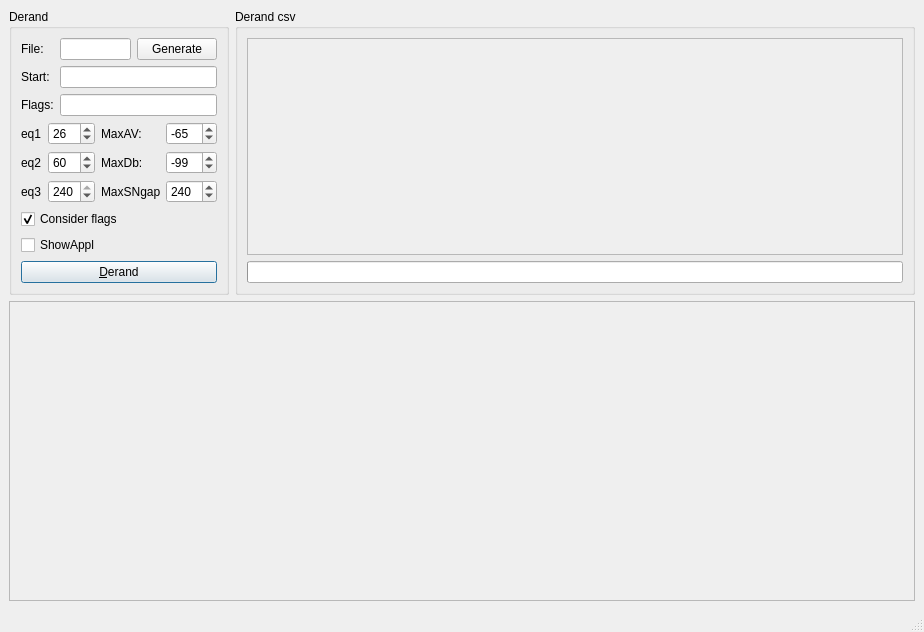
<?xml version="1.0" encoding="UTF-8"?>
<ui version="4.0">
 <class>MainWindow</class>
 <widget class="QMainWindow" name="MainWindow">
  <property name="geometry">
   <rect>
    <x>0</x>
    <y>0</y>
    <width>924</width>
    <height>617</height>
   </rect>
  </property>
  <property name="sizePolicy">
   <sizepolicy hsizetype="Minimum" vsizetype="Minimum">
    <horstretch>0</horstretch>
    <verstretch>0</verstretch>
   </sizepolicy>
  </property>
  <property name="windowTitle">
   <string>MainWindow</string>
  </property>
  <widget class="QWidget" name="centralwidget">
   <layout class="QGridLayout" name="gridLayout_3">
    <item row="1" column="0" colspan="2">
     <widget class="QPlainTextEdit" name="Result">
      <property name="enabled">
       <bool>false</bool>
      </property>
      <property name="sizePolicy">
       <sizepolicy hsizetype="Expanding" vsizetype="Expanding">
        <horstretch>0</horstretch>
        <verstretch>0</verstretch>
       </sizepolicy>
      </property>
      <property name="minimumSize">
       <size>
        <width>0</width>
        <height>300</height>
       </size>
      </property>
      <property name="font">
       <font>
        <pointsize>14</pointsize>
       </font>
      </property>
      <property name="plainText">
       <string/>
      </property>
     </widget>
    </item>
    <item row="0" column="1">
     <widget class="QGroupBox" name="Derand_csv">
      <property name="sizePolicy">
       <sizepolicy hsizetype="Expanding" vsizetype="Expanding">
        <horstretch>0</horstretch>
        <verstretch>0</verstretch>
       </sizepolicy>
      </property>
      <property name="maximumSize">
       <size>
        <width>16777215</width>
        <height>400</height>
       </size>
      </property>
      <property name="title">
       <string>Derand csv</string>
      </property>
      <layout class="QGridLayout" name="gridLayout_2">
       <item row="0" column="0">
        <widget class="QPlainTextEdit" name="csvFile">
         <property name="enabled">
          <bool>false</bool>
         </property>
         <property name="font">
          <font>
           <pointsize>12</pointsize>
          </font>
         </property>
         <property name="plainText">
          <string/>
         </property>
        </widget>
       </item>
       <item row="1" column="0">
        <widget class="QProgressBar" name="progressBar">
         <property name="enabled">
          <bool>true</bool>
         </property>
         <property name="value">
          <number>0</number>
         </property>
         <property name="textVisible">
          <bool>false</bool>
         </property>
        </widget>
       </item>
      </layout>
     </widget>
    </item>
    <item row="0" column="0">
     <widget class="QGroupBox" name="Derand_Box">
      <property name="sizePolicy">
       <sizepolicy hsizetype="Expanding" vsizetype="Expanding">
        <horstretch>0</horstretch>
        <verstretch>0</verstretch>
       </sizepolicy>
      </property>
      <property name="minimumSize">
       <size>
        <width>220</width>
        <height>0</height>
       </size>
      </property>
      <property name="maximumSize">
       <size>
        <width>220</width>
        <height>400</height>
       </size>
      </property>
      <property name="title">
       <string>Derand</string>
      </property>
      <layout class="QVBoxLayout" name="verticalLayout">
       <item>
        <layout class="QHBoxLayout" name="horizontalLayout">
         <property name="spacing">
          <number>6</number>
         </property>
         <item>
          <widget class="QLabel" name="label_4">
           <property name="text">
            <string>File:   </string>
           </property>
          </widget>
         </item>
         <item>
          <widget class="QLineEdit" name="csvDir">
           <property name="text">
            <string/>
           </property>
          </widget>
         </item>
         <item>
          <widget class="QPushButton" name="Generate">
           <property name="focusPolicy">
            <enum>Qt::TabFocus</enum>
           </property>
           <property name="text">
            <string>Generate</string>
           </property>
           <property name="default">
            <bool>false</bool>
           </property>
           <property name="flat">
            <bool>false</bool>
           </property>
          </widget>
         </item>
        </layout>
       </item>
       <item>
        <layout class="QGridLayout" name="gridLayout">
         <item row="0" column="0">
          <widget class="QLabel" name="label_5">
           <property name="text">
            <string>Start:</string>
           </property>
          </widget>
         </item>
         <item row="0" column="1">
          <widget class="QLineEdit" name="start"/>
         </item>
         <item row="1" column="0">
          <widget class="QLabel" name="label_6">
           <property name="text">
            <string>Flags:</string>
           </property>
          </widget>
         </item>
         <item row="1" column="1">
          <widget class="QLineEdit" name="flg"/>
         </item>
        </layout>
       </item>
       <item>
        <layout class="QGridLayout" name="gridLayout_5">
         <item row="2" column="2">
          <widget class="QLabel" name="label_8">
           <property name="text">
            <string>MaxSNgap:</string>
           </property>
          </widget>
         </item>
         <item row="2" column="3">
          <widget class="QSpinBox" name="MaxSNgap">
           <property name="maximum">
            <number>500</number>
           </property>
           <property name="value">
            <number>240</number>
           </property>
          </widget>
         </item>
         <item row="0" column="0">
          <widget class="QLabel" name="label">
           <property name="text">
            <string>eq1</string>
           </property>
          </widget>
         </item>
         <item row="0" column="3">
          <widget class="QSpinBox" name="MaxAV">
           <property name="minimum">
            <number>-90</number>
           </property>
           <property name="maximum">
            <number>-1</number>
           </property>
           <property name="value">
            <number>-65</number>
           </property>
          </widget>
         </item>
         <item row="0" column="1">
          <widget class="QSpinBox" name="eq1">
           <property name="inputMethodHints">
            <set>Qt::ImhDigitsOnly</set>
           </property>
           <property name="maximum">
            <number>35</number>
           </property>
           <property name="singleStep">
            <number>1</number>
           </property>
           <property name="value">
            <number>26</number>
           </property>
          </widget>
         </item>
         <item row="0" column="2">
          <widget class="QLabel" name="label_7">
           <property name="text">
            <string>MaxAV:</string>
           </property>
          </widget>
         </item>
         <item row="1" column="0">
          <widget class="QLabel" name="label_2">
           <property name="text">
            <string>eq2</string>
           </property>
          </widget>
         </item>
         <item row="1" column="1">
          <widget class="QSpinBox" name="eq2">
           <property name="maximum">
            <number>100</number>
           </property>
           <property name="value">
            <number>60</number>
           </property>
          </widget>
         </item>
         <item row="1" column="2">
          <widget class="QLabel" name="label_9">
           <property name="text">
            <string>MaxDb:</string>
           </property>
          </widget>
         </item>
         <item row="1" column="3">
          <widget class="QSpinBox" name="MaxDb">
           <property name="minimum">
            <number>-120</number>
           </property>
           <property name="maximum">
            <number>0</number>
           </property>
           <property name="value">
            <number>-99</number>
           </property>
          </widget>
         </item>
         <item row="2" column="0">
          <widget class="QLabel" name="label_3">
           <property name="text">
            <string>eq3</string>
           </property>
          </widget>
         </item>
         <item row="2" column="1">
          <widget class="QSpinBox" name="eq3">
           <property name="maximum">
            <number>240</number>
           </property>
           <property name="value">
            <number>240</number>
           </property>
          </widget>
         </item>
        </layout>
       </item>
       <item>
        <widget class="QCheckBox" name="flagSwitch">
         <property name="enabled">
          <bool>true</bool>
         </property>
         <property name="text">
          <string>Consider flags</string>
         </property>
         <property name="checked">
          <bool>true</bool>
         </property>
        </widget>
       </item>
       <item>
        <widget class="QCheckBox" name="printDesignated">
         <property name="text">
          <string>ShowAppl</string>
         </property>
        </widget>
       </item>
       <item>
        <widget class="QPushButton" name="Derand">
         <property name="text">
          <string>&amp;Derand</string>
         </property>
         <property name="autoDefault">
          <bool>true</bool>
         </property>
         <property name="default">
          <bool>true</bool>
         </property>
        </widget>
       </item>
      </layout>
      <zorder>layoutWidget</zorder>
      <zorder>layoutWidget</zorder>
      <zorder>flagSwitch</zorder>
      <zorder>Derand</zorder>
      <zorder>layoutWidget</zorder>
      <zorder>printDesignated</zorder>
     </widget>
    </item>
   </layout>
  </widget>
  <widget class="QMenuBar" name="menubar">
   <property name="geometry">
    <rect>
     <x>0</x>
     <y>0</y>
     <width>924</width>
     <height>21</height>
    </rect>
   </property>
  </widget>
  <widget class="QStatusBar" name="statusbar"/>
 </widget>
 <tabstops>
  <tabstop>csvDir</tabstop>
  <tabstop>Generate</tabstop>
  <tabstop>start</tabstop>
  <tabstop>flg</tabstop>
  <tabstop>eq1</tabstop>
  <tabstop>eq2</tabstop>
  <tabstop>eq3</tabstop>
  <tabstop>MaxAV</tabstop>
  <tabstop>MaxDb</tabstop>
  <tabstop>MaxSNgap</tabstop>
  <tabstop>flagSwitch</tabstop>
  <tabstop>Derand</tabstop>
  <tabstop>csvFile</tabstop>
  <tabstop>Result</tabstop>
 </tabstops>
 <resources/>
 <connections/>
</ui>
